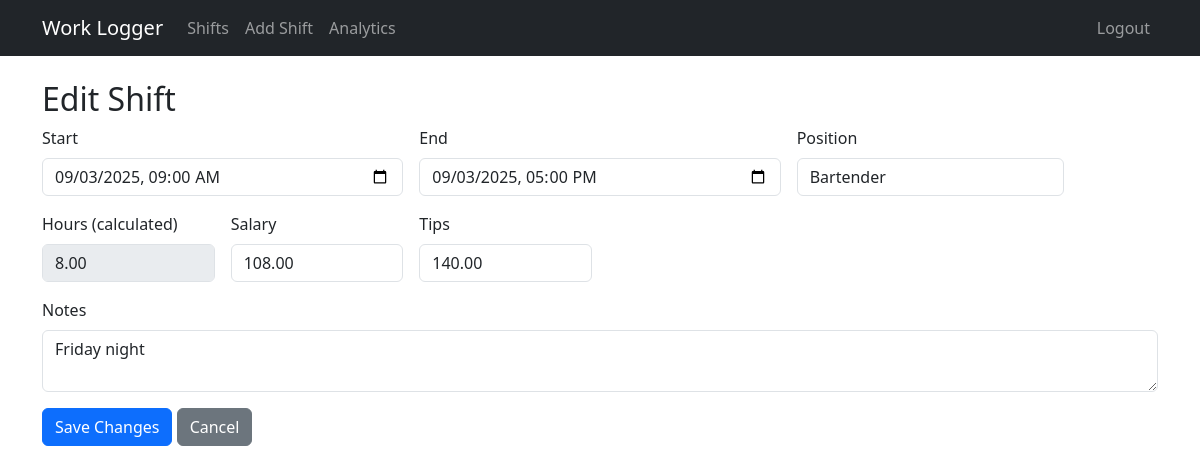
The app's page /shift/2/edit (signed in) with its own data.
### app.py (models this page shows, shortened)
class Shift(db.Model):
    id = db.Column(db.Integer, primary_key=True)
    date = db.Column(db.Date, nullable=False, index=True)
    position = db.Column(db.String(80), nullable=False)
    hours = db.Column(db.Float, nullable=False)
    hourly_rate = db.Column(db.Float, nullable=False)
    tips = db.Column(db.Float, nullable=False, default=0.0)
    notes = db.Column(db.Text, nullable=True)
    user_id = db.Column(db.Integer, db.ForeignKey('user.id'), index=True, nullable=True)
    user = db.relationship('User', backref=db.backref('shifts', lazy=True))
    start_dt = db.Column(db.DateTime, nullable=True)
    end_dt = db.Column(db.DateTime, nullable=True)
    @property
    def wages(self) -> float:
        return round((self.hours or 0.0) * (self.hourly_rate or 0.0), 2)

### app.py (the view, shortened to what this page needs)
@app.route("/shift/<int:shift_id>/edit", methods=["GET", "POST"])
@login_required
def edit_shift(shift_id: int):
    shift = Shift.query.filter_by(id=shift_id, user_id=current_user.id).first_or_404()
    positions = get_unique_positions()
    return render_template("add_edit.html", shift=shift, positions=positions)

### app.py (called while the page is built)
def get_unique_positions() -> list[str]:
    query = db.session.query(Shift.position)
    if current_user.is_authenticated:
        query = query.filter(Shift.user_id == current_user.id)
    rows = query.distinct().order_by(Shift.position.asc()).all()
    return [r[0] for r in rows]

@login_manager.user_loader
def load_user(user_id: str):
    return db.session.get(User, int(user_id))

### templates/add_edit.html (shortened to what this page needs)
{% extends 'base.html' %}
{% block content %}
<h2>{{ 'Edit Shift' if shift else 'Add Shift' }}</h2>
<form method="post" class="row g-3">
  <div class="col-md-4">
    <label class="form-label">Start</label>
    <input type="datetime-local" name="start_dt" class="form-control" value="{{ (shift.start_dt.strftime('%Y-%m-%dT%H:%M') if shift and shift.start_dt else '') }}" required>
  </div>
  <div class="col-md-4">
    <label class="form-label">End</label>
    <input type="datetime-local" name="end_dt" class="form-control" value="{{ (shift.end_dt.strftime('%Y-%m-%dT%H:%M') if shift and shift.end_dt else '') }}" required>
  </div>
  <div class="col-md-3">
    <label class="form-label">Position</label>
    <input list="positions" name="position" class="form-control" value="{{ shift.position if shift else '' }}" placeholder="e.g. Server, Bartender" required>
  </div>
  <div class="col-md-2">
    <label class="form-label">Hours (calculated)</label>
    <input type="text" class="form-control" value="{{ '%.2f' % shift.hours if shift else '' }}" disabled>
  </div>
  <div class="col-md-2">
    <label class="form-label">Salary</label>
    <input type="number" step="0.01" name="total_salary" class="form-control" value="{{ '%.2f' % shift.wages if shift else '' }}" required>
  </div>
  <div class="col-md-2">
    <label class="form-label">Tips</label>
    <input type="number" step="0.01" name="tips" class="form-control" value="{{ '%.2f' % shift.tips if shift else '0.00' }}">
  </div>
  <div class="col-12">
    <label class="form-label">Notes</label>
    <textarea name="notes" class="form-control" rows="2" placeholder="Optional">{{ shift.notes if shift else '' }}</textarea>
  </div>
  <div class="col-12">
    <button type="submit" class="btn btn-primary">{{ 'Save Changes' if shift else 'Add Shift' }}</button>
    <a href="{{ url_for('index') }}" class="btn btn-secondary">Cancel</a>
  </div>
</form>
{% endblock %}

### records on screen
Shift: start_dt "09/03/2025 09:00", end_dt "09/03/2025 17:00", position "Bartender", hours "8.00", total_salary "108.00", tips "140.00", notes "Friday night"

### other values on screen
{{ 'Edit Shift' if shift else 'Add Shift' }} "Edit Shift"
{{ 'Save Changes' if shift else 'Add Shift' }} "Save Changes"
